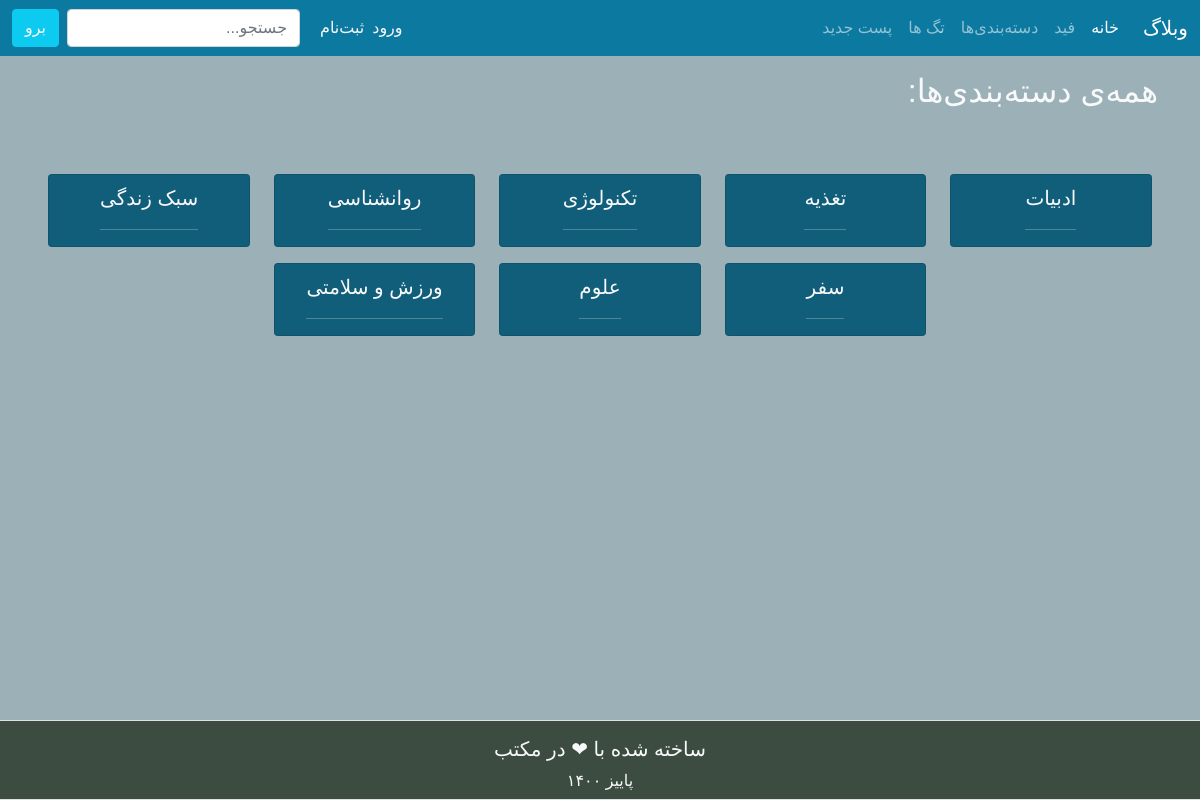
The app's page /feed/categories/ with its own data.
### feed/models.py (models this page shows, shortened)
class Category(models.Model):
    name = models.CharField("نام", max_length=200, unique=True)
    owner = models.ForeignKey(
        User,
        on_delete=CASCADE,
        related_name='categories',
        verbose_name="سازنده"
    )
    slug = models.SlugField(null=True, blank=True, allow_unicode=True)
    class Meta:
        verbose_name_plural = "categories"
        ordering = ["name"]
    def get_absolute_url(self):
        return reverse('category_detail', kwargs={'slug': self.slug})

### feed/views.py (the view)
# urls.py: path('feed/categories/', CategoryListView.as_view(), name='category_list'),
class CategoryListView(ListView):
    model = Category
    template_name = 'feed/categories.html'

### feed/templates/feed/categories.html (shortened to what this page needs)
{% extends 'base.html' %}
{% load static %}
{% block static_css %}
    <link rel="stylesheet" href="{% static 'css/gtt_button.css' %}">
{% endblock static_css %}
{% block content %}
    <div class="container">
        <div class="row justify-content-start my-3">
            <p class="h2 text-light">
                همه‌ی دسته‌بندی‌ها:
            </p>
        </div>
        <div class="row justify-content-center my-5">
            {% for category in category_list %}
                <div class="col-auto my-2">
                    <div class="card align-items-center pt-2" style="width: 12.59rem; max-height: 330px;
                    background-color: #115e7b;">
                        <a href="{{category.get_absolute_url}}" class="lead text-light"
                                style="text-decoration: none;">
                            {{category.name|truncatechars:100}}
                            <hr>
                        </a>
                    </div>
                </div>
            {% endfor %}
        </div>
    </div>
{% endblock content %}

### templates/base.html (style rules this page uses)
* { margin: 0; }
html, body { height: 100%; font-family: 'Sahel', sans-serif; background-color: #9bb1b7; }

### records on screen
Category: name "ادبیات"
Category: name "تغذیه"
Category: name "تکنولوژی"
Category: name "روانشناسی"
Category: name "سبک زندگی"
Category: name "سفر"
Category: name "علوم"
Category: name "ورزش و سلامتی"
